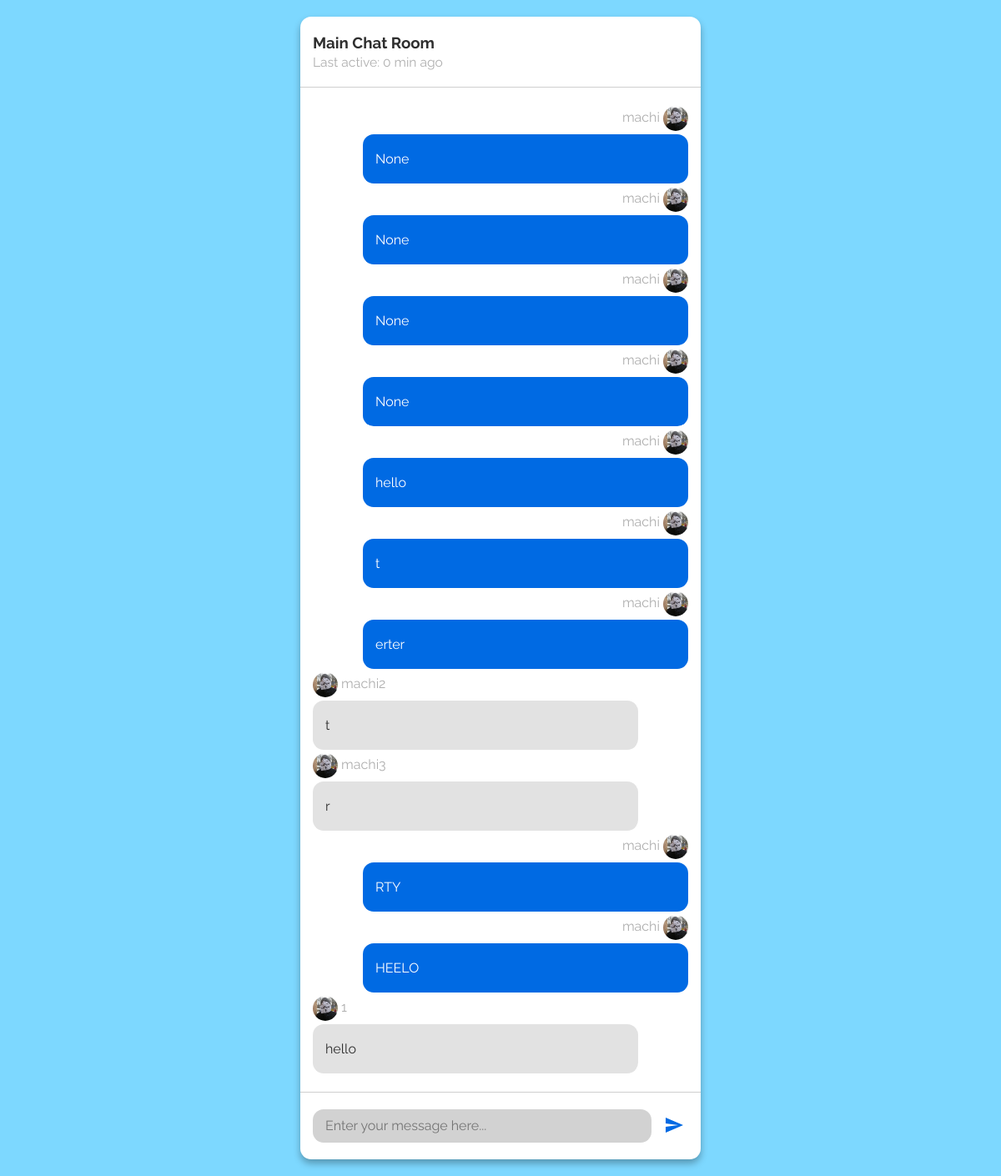
The page / (signed in) on the database its author committed.
### models.py (models this page shows, shortened)
class Message(db.Model):
    __tablename__ = 'messages'
    id = db.Column(db.Integer, primary_key=True, autoincrement=True)
    chat_id = db.Column(db.Integer(), db.ForeignKey('chats.id'))
    user_id = db.Column(db.Integer(), db.ForeignKey('users.id'))
    message = db.Column(db.String())
    chat = db.relationship('Chat', backref='chat_messages', foreign_keys=[chat_id])
    username = db.relationship('User', backref='user_messages', foreign_keys=[user_id])

class User(db.Model):
    __tablename__ = 'users'
    id = db.Column(db.Integer, primary_key=True, autoincrement=True)
    username = db.Column(db.String(), unique=True)
    password = db.Column(db.String())

### app.py (the view)
@app.route('/', methods=['POST', 'GET'])
@app.route('/<room_id>')
def chat(room_id=None):
    if not session.get('user_id'):
        return redirect(url_for('reg'))
    room = room_id
    if not room:
        room = 'global_room'
    if session.get('user_id'):
        u = User.query.get(session.get('user_id'))
        if not Chat.query.filter_by(name=room).first():
            create_chat = Chat(name=room)
            db.session.add(create_chat)
            db.session.commit()
        chat = Chat.query.filter_by(name=room).first()
        if u:
            return render_template('chat.html', user=u.username, messages_room=Message.query.filter_by(chat=chat).all(), room=room)
    abort(404)

### templates/chat.html (shortened to what this page needs)
<!DOCTYPE html>
<html lang="en">
<head>
    <link rel="stylesheet" href="{{ url_for('static', filename='css/chat.css') }}">
</head>
<body username="{{ user }}" room="{{ room }}">
    <div class="flexbox">
        <div class="chat-box">
          <div class="chat-box-header">
            <h3>Main Chat Room<br /><small>Last active: 0 min ago</small></h3>
          </div>
          <div id="chat_box_body" class="chat-box-body">
            <div id="chat_messages">
                {% if messages_room %}
                {% for m in messages_room %}
                {% if m.username.username != user %}
                <div class="profile other-profile">
                    <img src="{{ url_for('static', filename='anonim.jpg') }}" width="30" height="30" />
                    <span>{{m.username.username}}</span>
                    </div>
                    <div class="message other-message">
                       {{m.message}}
                    </div>
                {% else %}
                <div class="profile my-profile">
                    <span>{{m.username.username}}</span>
                    <img src="{{ url_for('static', filename='anonim.jpg') }}" width="30" height="30" />
                    </div>
                    <div class="message my-message">
                      {{m.message}}
                    </div>
                {% endif %}
                {% endfor %}
                {% endif %}
            </div>
          </div>
          <div class="chat-box-footer">
            <textarea id="chat_input" placeholder="Enter your message here..."></textarea>
            <button id="send">
              <svg style="width:24px;height:24px" viewBox="0 0 24 24">
                <path fill="#006ae3" d="M2,21L23,12L2,3V10L17,12L2,14V21Z" />
              </svg>
            </button>
          </div>
        </div>
      </div>
</body>
</html>

### static/css/chat.css (style rules this page uses)
html, body, h1, h2, h3, h4, h5, h6, p, ul, li, button { padding: 0; margin: 0; }
html, body, .flexbox { width: 100%; height: 100%; }
body { color: #2f2f2f; font-family: Raleway, sans-serif; font-size: 16px; }
.flexbox { background-color: #7dd8ff; display: flex; justify-content: center; align-items: center; }
.chat-box { background-color: #fff; margin: 20px; width: 100%; height: 100%; max-height: calc(100% - 40px); display: flex; flex-direction: column; border-radius: 13px; box-shadow: 0 5px 8px rgba(0, 0, 0, 0.3); }
.chat-box > .chat-box-header { width: 100%; padding: 20px 15px; border-bottom: solid 1px #cfcfcf; box-sizing: border-box; }
.chat-box > .chat-box-body { height: 100%; display: flex; overflow: auto; flex-direction: column; }
#chat_messages { width: 100%; padding: 20px 15px; margin-top: auto; display: flex; flex-direction: column; box-sizing: border-box; }
#chat_messages .message { width: 80%; padding: 20px 15px; margin: 2px 0; overflow: hidden; border-radius: 13px; transition: height 0.3s ease-in-out; }
#chat_messages .my-message { color: #fff; background-color: #006ae3; align-self: flex-end; }
#chat_messages .other-message { background-color: #e2e2e2; }
#chat_messages .profile { margin: 2px 0; overflow: hidden; transition: height 0.3s ease-in-out; }
#chat_messages .profile img { display: inline-block; margin: 0; padding: 0; vertical-align: middle; border-radius: 50%; }
#chat_messages .my-profile { color: #afafaf; align-self: flex-end; }
#chat_messages .other-profile { color: #afafaf; }
.chat-box > .chat-box-footer { width: 100%; padding: 20px 15px; border-top: solid 1px #cfcfcf; box-sizing: border-box; display: flex; }
.chat-box > .chat-box-footer > #chat_input { color: #2f2f2f; font-family: Raleway, sans-serif; font-size: 16px; background-color: #d2d2d2; width: 100%; height: 40px; max-height: 120px; border: none; padding: 10px 15px; resize: none; box-sizing: border-box; border-radius: 13px; transition: 0.3s background-color; }
.chat-box > .chat-box-footer > #send { background: none; border: none; margin-left: 10px; padding: 5px; cursor: pointer; border-radius: 50%; }
@media (min-width: 480px) { .chat-box { width: 480px; } }
button { outline: none; }
h3 > small { color: #afafaf; font-weight: normal; }

### rows shown on the page
Message: username.username "machi", message "None"
Message: username.username "machi", message "None"
Message: username.username "machi", message "None"
Message: username.username "machi", message "None"
Message: username.username "machi", message "hello"
Message: username.username "machi", message "t"
Message: username.username "machi", message "erter"
Message: username.username "machi2", message "t"
Message: username.username "machi3", message "r"
Message: username.username "machi", message "RTY"
Message: username.username "machi", message "HEELO"
Message: username.username "1", message "hello"
